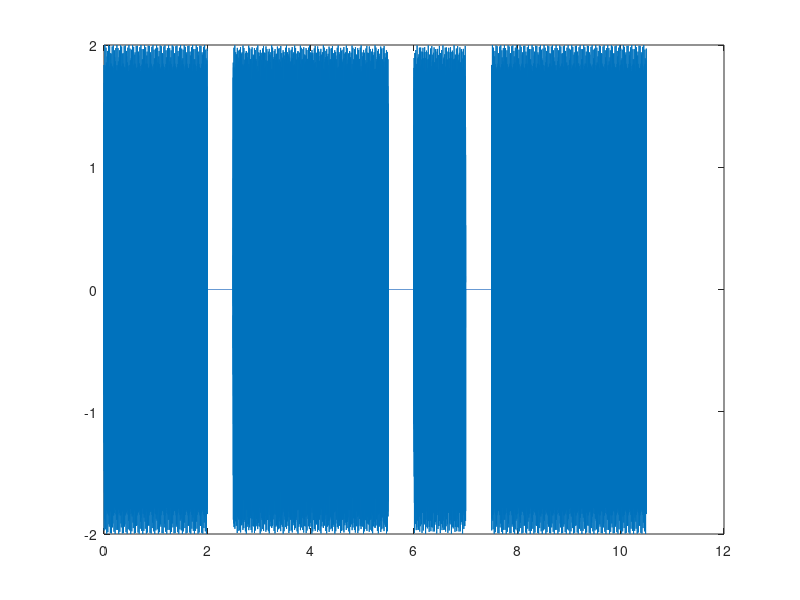

Write the MATLAB code that produced this figure.
close all;

% wczytywanie danych
x = load('sygnalDtmf.dat');

% parametry sygnalu
fs = 4096;
ts = 1/fs;
% wektor czasu
t = (0 : length(x) - 1) * ts;
% wyswietlanie sygnalu
plot(t, x);


% dlugosc okna
Nw = 2048;

% ------------------------------------
% miejsce na dodatkowe zmienne 

% tablica ze wszystkimi przyciskami
buttons = ['1', '2', '3', 'A';
            '4', '5', '6', 'B';
            '7', '8', '9', 'C';
            '*', '0', '#', 'D'];
% wektor z ni�szymi cz�stotliwo�ciami
fLow = [697, 770, 852, 941];
% wektor z wy�szymi cz�stotliwo�ciami
fHigh = [1209, 1336, 1477, 1633];

number = [];

% koniec
% ------------------------------------

% przesuwajace sie okno o dlugosci Nw
for i = 1 : length(x) - Nw + 1
    % aktualnie rozpatrywany wycinek sygnalu
    curx = x(i : i + Nw - 1);

    % ------------------------------------
    % tutaj powinien sie znalezc kod rozpoznajacy przycisk
    X = fft(curx);
    
    low = 0;
    for j= 1 : length(fLow)
        k = round(fLow(j) * Nw * ts);
        mod = 2 * abs(X(k+1))/Nw;
        if mod >= 0.4
            low = j;
            break
        end
    end
    
    high = 0;
    for j= 1 : length(fHigh)
        k = round(fHigh(j) * Nw * ts);
        mod = 2 * abs(X(k+1))/Nw;
        if mod >= 0.4
            high = j;
            break
        end
    end
    
    if low > 0 && high > 0
        if isempty(number) || number(end) ~= buttons(low, high)
            number = [number, buttons(low, high)];
        end
    end
    
    % koniec
    % ------------------------------------
end

number
